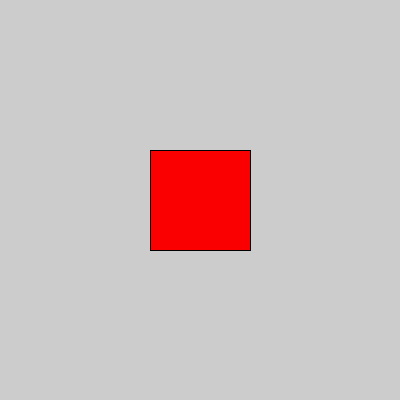
Frame 1 (no input)
Frame 60 (the mouse pressed at the canvas centre just before this capture): identical to frame 1, image omitted
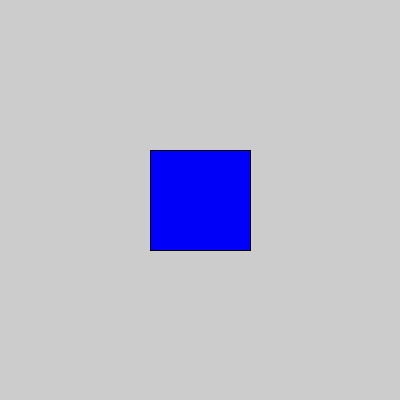
Frame 120 (the mouse held since frame 60 and released just before this capture)

The Processing sketch that drew these frames (run headless with seeded random() and noise(); from frame 60 on, the mouse is pressed at the canvas centre):

// Processing sketch: caseExperiment
// ── caseExperiment.pde
int [] pallette = new int [3];

void setup() {
 size(400,400); 
}

void draw(){
 //clear();
 rectMode(CENTER);
 
 if(mouseX<100){
     pallette[0]=250;
     pallette[1]=0;
     pallette[2]=0; 
   }
   else if(mouseX<200){
     pallette[0]=0;
     pallette[1]=250;
     pallette[2]=0;
   }
   else if(mouseX<300){
     pallette[0]=0;
     pallette[1]=0;
     pallette[2]=250;
   }
   else if(mouseX<400){
     pallette[0]=0;
     pallette[1]=0;
     pallette[2]=0;
   }
 
 fill(pallette[0],pallette[1],pallette[2]);
 rect(200,200,100,100); 
 
 
}
